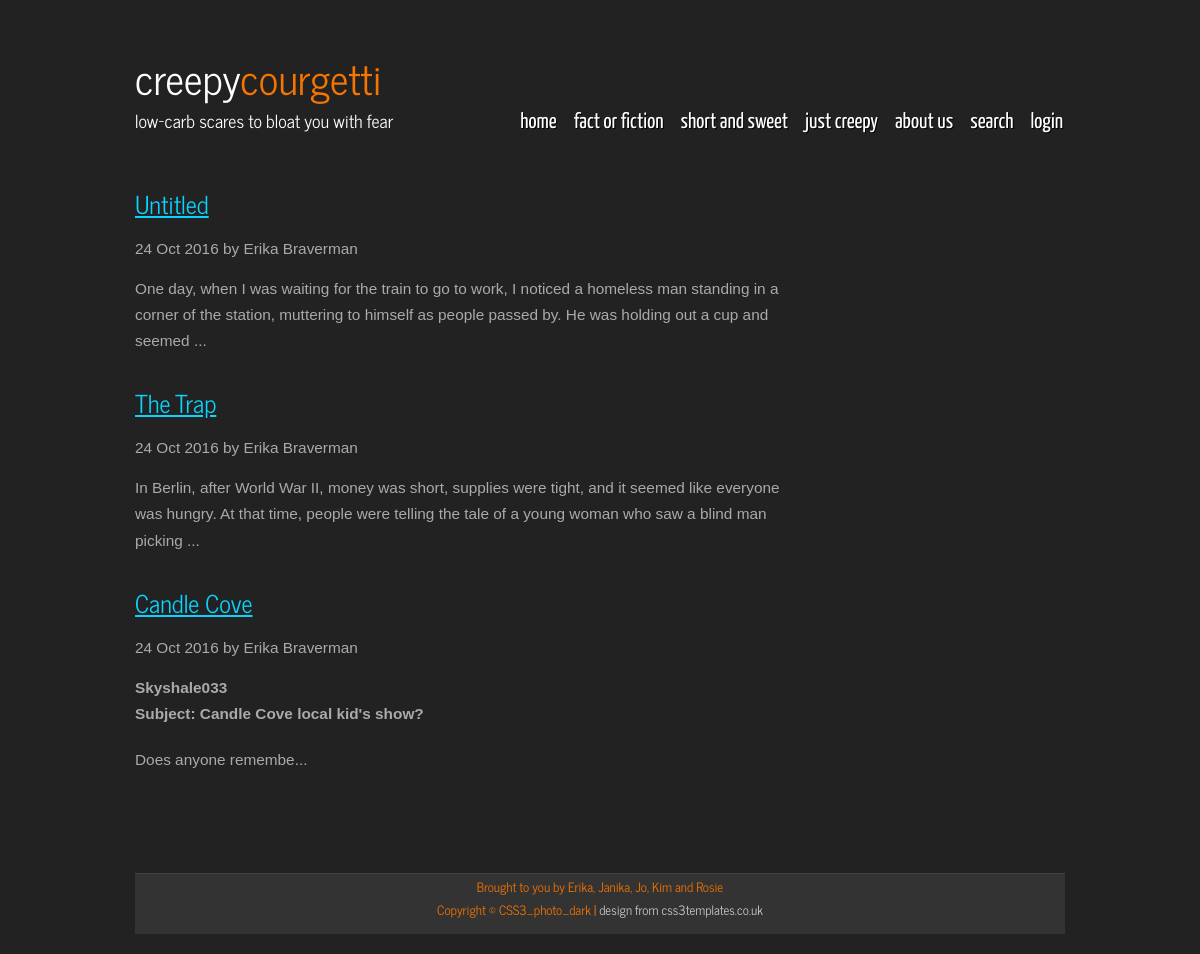
/index.php?category=3, run on the app's committed database.
### tables this page shows
CREATE TABLE `articles` (
  `id` int(10) UNSIGNED NOT NULL,
  `title` varchar(255) DEFAULT NULL,
  `body` text,
  `author` int(10) UNSIGNED DEFAULT NULL,
  `category` int(11) DEFAULT NULL,
  `date` int(11) DEFAULT NULL
);

CREATE TABLE `users` (
  `id` int(11) UNSIGNED NOT NULL,
  `username` varchar(255) DEFAULT NULL,
  `password` varchar(255) DEFAULT NULL,
  `fullname` varchar(255) DEFAULT NULL,
  `role` int(11) DEFAULT NULL,
  `email` varchar(255) DEFAULT NULL
);

### index.php (called while the page is built)
<?php
include 'common.php';
$sql = "SELECT articles.id, articles.title, articles.body, users.fullname FROM articles, users
            WHERE users.id = articles.author";
if(isset($_GET['category'])) {
  $sql .= " AND articles.category = :category";
}
$sql .= " ORDER BY date DESC";
$stmt = $gPDO->prepare($sql);
$stmt->execute($_GET);
display_page('index', [
  'articles' => $stmt->fetchAll()
]);

### templates/index.phtml (the view)
<?php foreach ($vars['articles'] as $article): ?>
  <div class="list-item">
    <h2 class="list-post-title">
      <a href="article.php?id=<?= $article['id'];?>"><?= $article['title'];?></a>
    </h2>
    <div class="list-post-date">
      <time><?= date('d M Y'); ?></time> by <?= $article['fullname']; ?>
    </div>
    <br>
    <div class="post-text">
        <?= substr($article['body'],0,200).'...' ?>
    </div>
  </div>
<?php endforeach; ?>

### common.php (shortened to what this page needs)
<?php
function display_page($page, array $vars = [])
{
    foreach (['_header', $page, '_footer'] as $template) {
        include TEMPLATE_DIR.DIRECTORY_SEPARATOR.$template.TEMPLATE_EXT;
    }
}

### css/style.css (style rules this page uses)
html { height: 100%; }
* { margin: 0; padding: 0; }
body { font: normal .80em arial, sans-serif; background: #222; color: #AAA; }
p { padding: 0 0 20px 0; line-height: 1.7em; }
h1, h2, h3, h4, h5, h6 { font: normal 180% 'News Cycle', sans-serif; color: #362C20; letter-spacing: 0em; padding: 0 0 5px 0; }
h1, h2, h3 { font: normal 180% 'News Cycle', sans-serif; margin: 0 0 15px 0; padding: 0px 0 5px 0; color: #FFF; }
h2 { font: normal 160% 'News Cycle', sans-serif; padding: 9px 0 5px 0; color: #FFF; }
a, a:hover { outline: none; text-decoration: underline; color: #09D4FF; }

### data on the page
articles: title "Untitled", users.fullname "Erika Braverman", body "One day, when I was waiting for the train to go to work, I noticed a homeless man standing in a corner of the station, muttering to himself as people passed by. He was holding out a cup and seemed"
articles: title "The Trap", users.fullname "Erika Braverman", body "In Berlin, after World War II, money was short, supplies were tight, and it seemed like everyone was hungry. At that time, people were telling the tale of a young woman who saw a blind man picking"
articles: title "Candle Cove", users.fullname "Erika Braverman", body "Skyshale033 Subject: Candle Cove local kid's show? Does anyone remembe"

### other printed values
$category "fact or fiction"
$category "short and sweet"
$category "just creepy"
